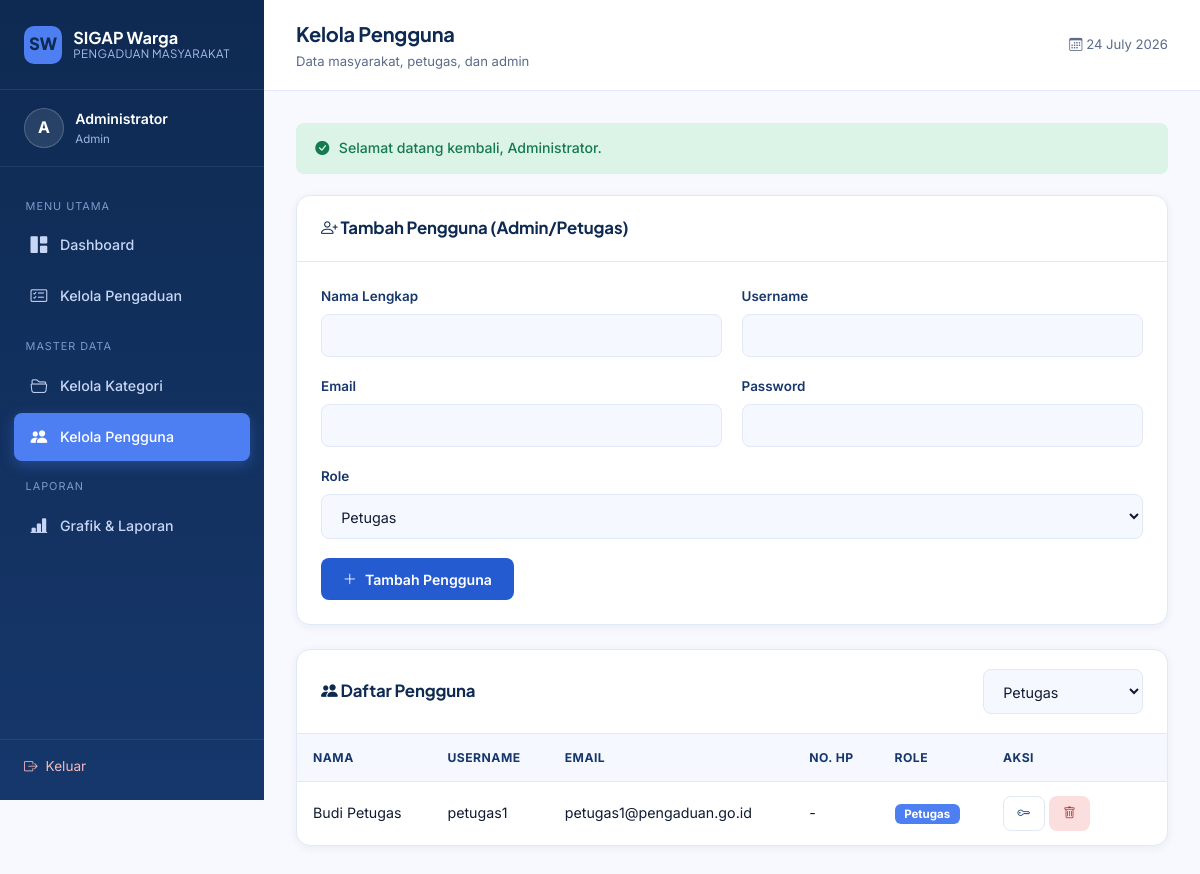
Page /admin/masyarakat.php?role=petugas (signed in) on the committed database.
### tables this page shows
CREATE TABLE user (
  id_user     INT(11) AUTO_INCREMENT PRIMARY KEY,
  nama        VARCHAR(100)        NOT NULL,
  username    VARCHAR(50)         NOT NULL UNIQUE,
  password    VARCHAR(255)        NOT NULL,
  email       VARCHAR(100)        UNIQUE,
  no_hp       VARCHAR(20)         UNIQUE,
  alamat      TEXT,
  role        ENUM('admin','petugas','masyarakat') NOT NULL DEFAULT 'masyarakat',
  foto        VARCHAR(255)        DEFAULT 'default.png',
  created_at  DATETIME            DEFAULT CURRENT_TIMESTAMP
);

### admin/masyarakat.php (the view, shortened to what this page needs)
<?php
require_once __DIR__ . '/../config/helper.php';
$role_filter = $_GET['role'] ?? '';
$where = $role_filter ? "WHERE role = '" . mysqli_real_escape_string($koneksi, $role_filter) . "'" : '';
$list = mysqli_query($koneksi, "SELECT * FROM user $where ORDER BY role, nama");
require_once __DIR__ . '/../include/header.php';
?>
<div class="app-shell">
    <?php require __DIR__ . '/../include/sidebar.php'; ?>
    <main class="main-content">
        <?php require __DIR__ . '/../include/navbar.php'; ?>
        <div class="page-body">
            <div class="card">
                <div class="card-header"><h2><i class="bi bi-person-plus"></i> Tambah Pengguna (Admin/Petugas)</h2></div>
                <div class="card-body">
                    <form action="../proses/simpan_pengguna.php" method="POST">
                        <div class="form-row">
                            <div class="form-group"><label>Nama Lengkap</label><input type="text" class="form-control" name="nama" required></div>
                            <div class="form-group"><label>Username</label><input type="text" class="form-control" name="username" required></div>
                        </div>
                        <div class="form-row">
                            <div class="form-group"><label>Email</label><input type="email" class="form-control" name="email" required></div>
                            <div class="form-group"><label>Password</label><input type="password" class="form-control" name="password" required minlength="6"></div>
                        </div>
                        <div class="form-group">
                            <label>Role</label>
                            <select class="form-control" name="role" required>
                                <option value="petugas">Petugas</option>
                            </select>
                        </div>
                        <button type="submit" class="btn btn-primary"><i class="bi bi-plus-lg"></i> Tambah Pengguna</button>
                    </form>
                </div>
            </div>
            <div class="card">
                <div class="card-header">
                    <h2><i class="bi bi-people-fill"></i> Daftar Pengguna</h2>
                    <form method="GET">
                        <select name="role" class="form-control btn-sm" style="min-width:160px;" onchange="this.form.submit()">
                            <option value="petugas" <?= $role_filter==='petugas'?'selected':'' ?>>Petugas</option>
                        </select>
                    </form>
                </div>
                <div class="card-body" style="padding:0;">
                    <div class="table-wrap">
                    <table class="data-table">
                        <thead><tr><th>Nama</th><th>Username</th><th>Email</th><th>No. HP</th><th>Role</th><th style="width:180px;">Aksi</th></tr></thead>
                        <tbody>
                        <?php while ($row = mysqli_fetch_assoc($list)): ?>
                            <tr>
                                <td><?= htmlspecialchars($row['nama']) ?></td>
                                <td><?= htmlspecialchars($row['username']) ?></td>
                                <td><?= htmlspecialchars($row['email']) ?></td>
                                <td><?= htmlspecialchars($row['no_hp'] ?: '-') ?></td>
                                <td><span class="badge-role <?= $row['role'] ?>"><?= $row['role'] ?></span></td>
                                <td>
                                    <a href="../proses/reset_password.php?id=<?= $row['id_user'] ?>" class="btn btn-outline btn-sm" data-confirm="Reset password pengguna ini ke default (password123)?"><i class="bi bi-key"></i></a>
                                    <?php if ($row['id_user'] != $_SESSION['id_user']): ?>
                                    <a href="../proses/hapus_pengguna.php?id=<?= $row['id_user'] ?>" class="btn btn-danger btn-sm" data-confirm="Hapus pengguna ini secara permanen?"><i class="bi bi-trash"></i></a>
                                    <?php endif; ?>
                                </td>
                            </tr>
                        <?php endwhile; ?>
                        </tbody>
                    </table>
                    </div>
                </div>
            </div>
        </div>
    </main>
</div>
<?php require __DIR__ . '/../include/footer.php'; ?>

### assets/css/style.css (style rules this page uses)
:root { --navy-deep: #0E2A52; --navy: #16376B; --blue-primary: #245BD1; --blue-accent: #4E7FF2; --blue-soft: #EAF1FE; --blue-pale: #F5F8FF; --bg: #F7F9FE; --white: #FFFFFF; --text-dark: #101B33; --text-muted: #5C6B8A; --border: #E1E8F7; --success: #1E9E6B; --warning: #D69A1A; --danger: #D64545; --info: #2E7FD6; --radius-sm: 8px; --radius-md: 14px; --radius-lg: 22px; --shadow-soft: 0 6px 24px rgba(14, 42, 82, 0.08); --shadow-card: 0 2px 10px rgba(14, 42, 82, 0.06); --font-display: 'Plus Jakarta Sans', 'Segoe UI', sans-serif; --font-body: 'Inter', 'Segoe UI', sans-serif; }
* { box-sizing: border-box; margin: 0; padding: 0; }
html { scroll-behavior: smooth; }
body { font-family: var(--font-body); background: var(--bg); color: var(--text-dark); line-height: 1.6; -webkit-font-smoothing: antialiased; }
h1, h2, h3, h4, h5, h6 { font-family: var(--font-display); color: var(--navy-deep); font-weight: 700; letter-spacing: -0.01em; }
a { color: var(--blue-primary); text-decoration: none; }
.app-shell { display: flex; min-height: 100vh; }
.main-content { flex: 1; min-width: 0; }
.page-body { padding: 2rem; max-width: 1280px; }
.card { background: var(--white); border: 1px solid var(--border); border-radius: var(--radius-md); box-shadow: var(--shadow-card); margin-bottom: 1.5rem; }
.card-header { padding: 1.2rem 1.5rem; border-bottom: 1px solid var(--border); display: flex; align-items: center; justify-content: space-between; }
.card-header h2 { font-size: 1.05rem; }
.card-body { padding: 1.5rem; }
.table-wrap { overflow-x: auto; }
table.data-table { width: 100%; border-collapse: collapse; font-size: .89rem; }
table.data-table th { text-align: left; padding: .85rem 1rem; background: var(--blue-pale); color: var(--navy); font-weight: 700; font-size: .76rem; text-transform: uppercase; letter-spacing: .04em; border-bottom: 1px solid var(--border); }
table.data-table td { padding: .9rem 1rem; border-bottom: 1px solid var(--border); color: var(--text-dark); vertical-align: middle; }
table.data-table tr:last-child td { border-bottom: none; }
.badge-role { padding: .2rem .6rem; border-radius: 6px; font-size: .72rem; font-weight: 700; text-transform: capitalize; }
.badge-role.petugas { background: var(--blue-accent); color: #fff; }
.btn { display: inline-flex; align-items: center; justify-content: center; gap: .5rem; padding: .7rem 1.3rem; border-radius: var(--radius-sm); font-size: .88rem; font-weight: 600; border: 1px solid transparent; cursor: pointer; transition: all .15s ease; font-family: var(--font-body); }
.btn-primary { background: var(--blue-primary); color: #fff; }
.btn-outline { background: transparent; border-color: var(--border); color: var(--navy); }
.btn-danger { background: #FBDFDF; color: #B23434; }
.btn-sm { padding: .4rem .85rem; font-size: .78rem; }
.form-group { margin-bottom: 1.2rem; }
.form-group label { display: block; font-size: .84rem; font-weight: 600; color: var(--navy); margin-bottom: .4rem; }
.form-control, select.form-control, textarea.form-control { width: 100%; padding: .75rem .95rem; border: 1px solid var(--border); border-radius: var(--radius-sm); background: var(--blue-pale); font-family: var(--font-body); font-size: .9rem; color: var(--text-dark); transition: border-color .15s ease, background .15s ease; }
.form-row { display: grid; grid-template-columns: 1fr 1fr; gap: 1.2rem; }

### rows in the picture
user: nama "Budi Petugas", username "petugas1", email "petugas1@pengaduan.go.id", no_hp "-", role "Petugas"

### other values in the picture
$inisial "A"
$_SESSION['nama'] "Administrator"
$role "Admin"
$judul_halaman "Kelola Pengguna"
$subjudul_halaman "Data masyarakat, petugas, dan admin"
$f['pesan'] "Selamat datang kembali, Administrator."
